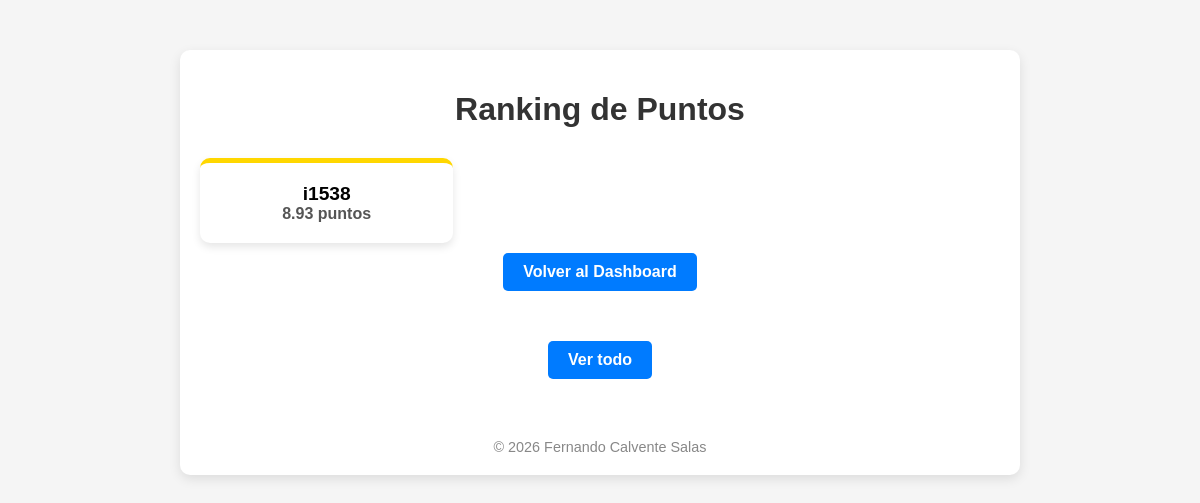
The page /ranking (signed in) on the database as committed earlier.
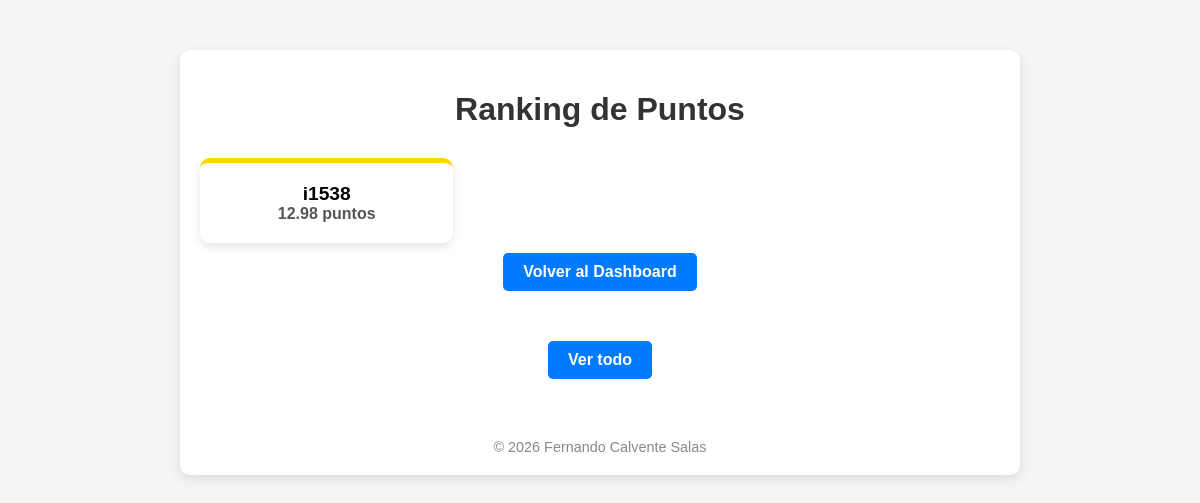
The same page on the database as committed later.
### app.py (models this page shows)
class User(UserMixin, db.Model):
    id = db.Column(db.Integer, primary_key=True)
    username = db.Column(db.String(50), unique=True)
    password = db.Column(db.String(200))
    admin = db.Column(db.Boolean, default=False)

### app.py (the view)
@app.route("/ranking")
@login_required
def ranking():
    mostrar_todo = request.args.get('todo', '0')  # si viene ?todo=1, mostramos todo
    usuarios = User.query.filter(User.admin==False).all()  # excluimos admin
    ranking_list = []
    for u in usuarios:
        total = sum(o.puntos for o in Orden.query.filter_by(user_id=u.id).all())
        ranking_list.append((u.username, total))
    ranking_list.sort(key=lambda x: x[1], reverse=True)
    if not current_user.admin or mostrar_todo == '0':
        ranking_list = ranking_list[:10]
    return render_template("ranking.html", ranking=ranking_list, mostrar_todo=mostrar_todo)

### app.py (called while the page is built)
@login_manager.user_loader
def load_user(user_id):
    return User.query.get(int(user_id))

### templates/ranking.html (shortened to what this page needs)
<!DOCTYPE html>
<html lang="es">
<head>
    <link rel="stylesheet" href="{{ url_for('static', filename='style.css') }}">
</head>
<body>
    <div class="container">
        <h1>Ranking de Puntos</h1>
        <div class="ranking-cards">
            {% for usuario, puntos in ranking %}
                <div class="card
                            {% if loop.index == 1 %}top1
                            {% elif loop.index == 2 %}top2
                            {% elif loop.index == 3 %}top3
                            {% else %}top-otros{% endif %}
                            {% if usuario == current_user %} style='border: 3px solid #007BFF;' {% endif %}">
                    <div class="usuario">{{ usuario }}</div>
                    <div class="puntos">{{ puntos }} puntos</div>
                </div>
            {% endfor %}
        </div>
        <div style="text-align: center;">
            <a href="{{ url_for('dashboard') }}" class="btn-volver">Volver al Dashboard</a>
        </div>
        <div style="text-align:center; margin:20px 0;">
    {% if current_user.admin and mostrar_todo == '0' %}
        <a href="{{ url_for('ranking', todo=1) }}" class="btn-volver">Ver todo</a>
    {% endif %}
</div>
        <div class="creditos">
            © 2026 Fernando Calvente Salas
        </div>
    </div>
</body>
</html>

Rows that differ between the two databases and show on the page:
changed User: puntos "8.93" → "12.98"
